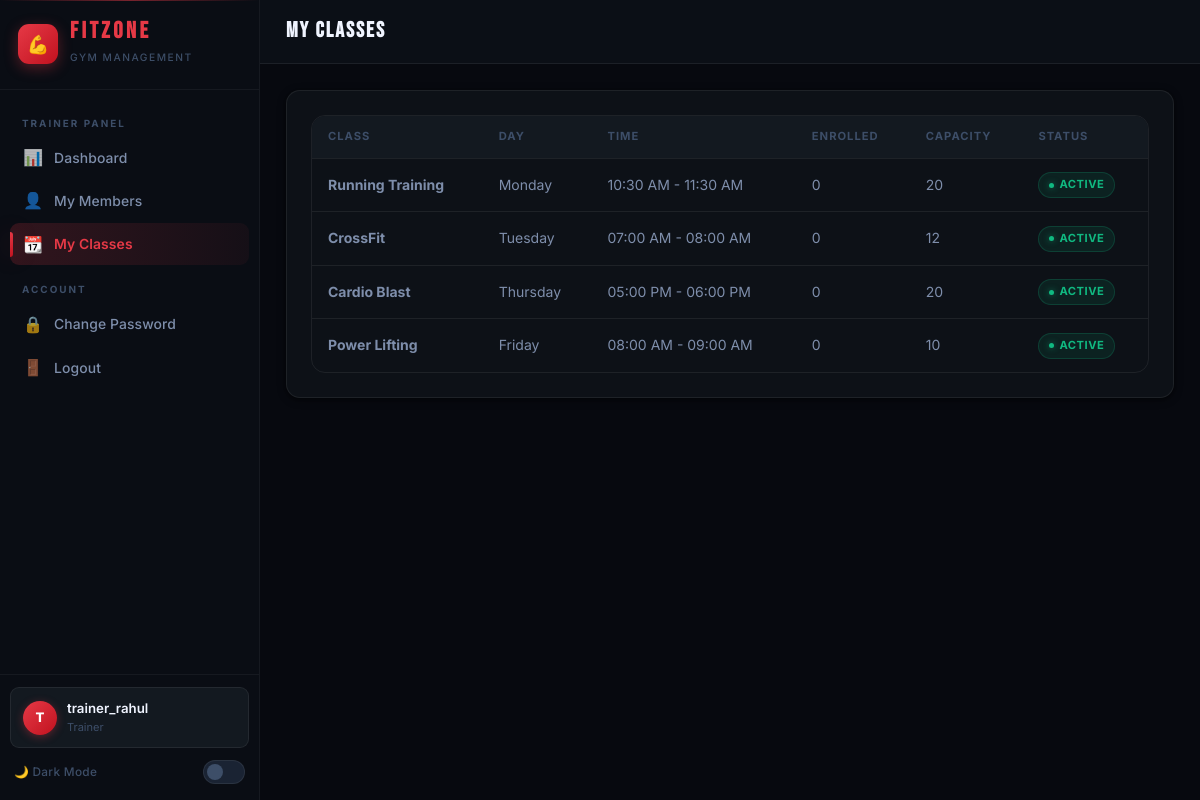
The page /pages/trainer/classes.php (signed in) on the database its author committed.
### tables this page shows
CREATE TABLE `gym_classes` (
  `id` int(11) NOT NULL,
  `class_name` varchar(100) NOT NULL,
  `description` text DEFAULT NULL,
  `trainer_id` int(11) DEFAULT NULL,
  `schedule_day` enum('monday','tuesday','wednesday','thursday','friday','saturday','sunday') NOT NULL,
  `start_time` time NOT NULL,
  `end_time` time NOT NULL,
  `max_capacity` int(11) DEFAULT 20,
  `is_active` tinyint(1) DEFAULT 1,
  `created_at` timestamp NOT NULL DEFAULT current_timestamp(),
  `updated_at` timestamp NOT NULL DEFAULT current_timestamp() ON UPDATE current_timestamp()
);

### pages/trainer/classes.php (the view, shortened to what this page needs)
<?php
require_once '../../includes/auth.php';
$userId = $_SESSION['user_id'];
$trainer = $conn->query("SELECT * FROM trainers WHERE user_id = $userId")->fetch_assoc();
$trainerId = $trainer['id'] ?? 0;
$classes = $conn->query("
    SELECT gc.*, (SELECT COUNT(*) FROM class_enrollments ce WHERE ce.class_id = gc.id) as enrolled
    FROM gym_classes gc
    WHERE gc.trainer_id = $trainerId
    ORDER BY FIELD(gc.schedule_day, 'monday','tuesday','wednesday','thursday','friday','saturday','sunday')
");
?>
<!DOCTYPE html>
<?php $__theme = $_COOKIE["fitzone_theme"] ?? "dark"; ?>
<html lang="en" data-theme="<?= htmlspecialchars($__theme) ?>">
<head>
    <link rel="stylesheet" href="../../assets/css/style.css">
</head>
<body>
    <div class="app-layout">
        <?php include '../../includes/sidebar.php'; ?>
        <div class="main-content">
            <header class="top-header">
                <h2 class="page-title">MY CLASSES</h2>
            </header>
            <div class="page-content">
                <div class="card">
                    <div class="table-container">
                        <table class="data-table">
                            <thead><tr><th>Class</th><th>Day</th><th>Time</th><th>Enrolled</th><th>Capacity</th><th>Status</th></tr></thead>
                            <tbody>
                                <?php if ($classes->num_rows > 0): ?>
                                    <?php while ($c = $classes->fetch_assoc()): ?>
                                        <tr>
                                            <td><strong><?= htmlspecialchars($c['class_name']) ?></strong></td>
                                            <td><?= ucfirst($c['schedule_day']) ?></td>
                                            <td><?= date('h:i A', strtotime($c['start_time'])) ?> - <?= date('h:i A', strtotime($c['end_time'])) ?></td>
                                            <td><?= $c['enrolled'] ?></td>
                                            <td><?= $c['max_capacity'] ?></td>
                                            <td><span class="badge-status badge-<?= $c['is_active'] ? 'active' : 'inactive' ?>"><?= $c['is_active'] ? 'Active' : 'Inactive' ?></span></td>
                                        </tr>
                                    <?php endwhile; ?>
                                <?php else: ?>
                                    <tr><td colspan="6" class="text-center text-muted">No classes assigned</td></tr>
                                <?php endif; ?>
                            </tbody>
                        </table>
                    </div>
                </div>
            </div>
        </div>
    </div>
</body>
</html>

### rows shown on the page
gym_classes: class_name "Running Training", schedule_day "Monday", start_time "10:30 AM", end_time "11:30 AM", enrolled "0", max_capacity "20", is_active "ACTIVE"
gym_classes: class_name "CrossFit", schedule_day "Tuesday", start_time "07:00 AM", end_time "08:00 AM", enrolled "0", max_capacity "12", is_active "ACTIVE"
gym_classes: class_name "Cardio Blast", schedule_day "Thursday", start_time "05:00 PM", end_time "06:00 PM", enrolled "0", max_capacity "20", is_active "ACTIVE"
gym_classes: class_name "Power Lifting", schedule_day "Friday", start_time "08:00 AM", end_time "09:00 AM", enrolled "0", max_capacity "10", is_active "ACTIVE"

### other values the page prints
substr($_SESSION['username'] ?? 'U', 0, 1) "T"
$_SESSION['username'] "trainer_rahul"
$_SESSION['role'] "Trainer"
